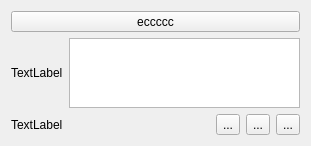
<?xml version="1.0" encoding="UTF-8"?>
<ui version="4.0">
 <class>BuddyBox</class>
 <widget class="QWidget" name="BuddyBox">
  <property name="geometry">
   <rect>
    <x>0</x>
    <y>0</y>
    <width>311</width>
    <height>118</height>
   </rect>
  </property>
  <property name="windowTitle">
   <string>Form</string>
  </property>
  <layout class="QVBoxLayout" name="verticalLayout">
   <item>
    <widget class="QToolButton" name="toolButton_4">
     <property name="sizePolicy">
      <sizepolicy hsizetype="Expanding" vsizetype="Fixed">
       <horstretch>0</horstretch>
       <verstretch>0</verstretch>
      </sizepolicy>
     </property>
     <property name="text">
      <string>eccccc</string>
     </property>
     <property name="icon">
      <iconset resource="../ttttt.qrc">
       <normaloff>:/icons/nullfxp-svn/src/icons/nullget-2.png</normaloff>:/icons/nullfxp-svn/src/icons/nullget-2.png</iconset>
     </property>
     <property name="toolButtonStyle">
      <enum>Qt::ToolButtonTextBesideIcon</enum>
     </property>
    </widget>
   </item>
   <item>
    <layout class="QHBoxLayout" name="horizontalLayout">
     <item>
      <widget class="QLabel" name="label">
       <property name="text">
        <string>TextLabel</string>
       </property>
      </widget>
     </item>
     <item>
      <widget class="QPlainTextEdit" name="plainTextEdit">
       <property name="readOnly">
        <bool>true</bool>
       </property>
      </widget>
     </item>
    </layout>
   </item>
   <item>
    <layout class="QHBoxLayout" name="horizontalLayout_2">
     <item>
      <widget class="QLabel" name="label_2">
       <property name="text">
        <string>TextLabel</string>
       </property>
      </widget>
     </item>
     <item>
      <spacer name="horizontalSpacer">
       <property name="orientation">
        <enum>Qt::Horizontal</enum>
       </property>
       <property name="sizeHint" stdset="0">
        <size>
         <width>40</width>
         <height>20</height>
        </size>
       </property>
      </spacer>
     </item>
     <item>
      <widget class="QToolButton" name="toolButton">
       <property name="text">
        <string>...</string>
       </property>
      </widget>
     </item>
     <item>
      <widget class="QToolButton" name="toolButton_2">
       <property name="text">
        <string>...</string>
       </property>
      </widget>
     </item>
     <item>
      <widget class="QToolButton" name="toolButton_3">
       <property name="text">
        <string>...</string>
       </property>
      </widget>
     </item>
    </layout>
   </item>
  </layout>
 </widget>
 <resources>
  <include location="../ttttt.qrc"/>
 </resources>
 <connections/>
</ui>
